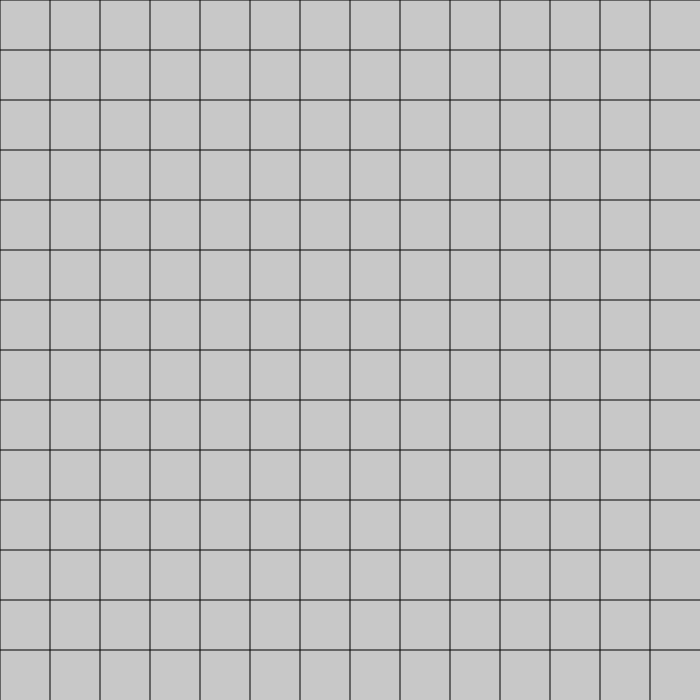
Frame 1 (no input)
Frame 60 (no input): identical to frame 1, image omitted
Frame 120 (the mouse pressed at the canvas centre since frame 60): identical to frame 1, image omitted

The p5.js sketch that drew this single still picture (run headless with seeded random() and noise() and a simulated clock; from frame 60 on, the mouse is pressed at the canvas centre):

// p5.js sketch
// ── sketch.js
/*
<><><><><><><><><><><><><><><><><><><><><><><><>
 FOR LOOPS
 _______________________________________________
 FOR LOOP STRUCTURE:
 
 for (initialize; boolean test; increment)
 {
   //statements;
 }
 _______________________________________________
 Reference:
 https://p5js.org/reference/p5/for/
 <><><><><><><><><><><><><><><><><><><><><><><><>
 */

 function setup() 
 {
   createCanvas(700, 700);
 }
 
 function draw() 
 {
    background(200);
 
   //for loop drawing vertical lines from left to right
   for (let i = 0; i < width; i = i + 50) 
   {
     line(i, 0, i, height);
   }
 
   //for loop drawing horizontal lines from top to bottom
   for (let i = 0; i < height; i = i + 50) 
   {
     line(0, i, width, i);
   }
 }
